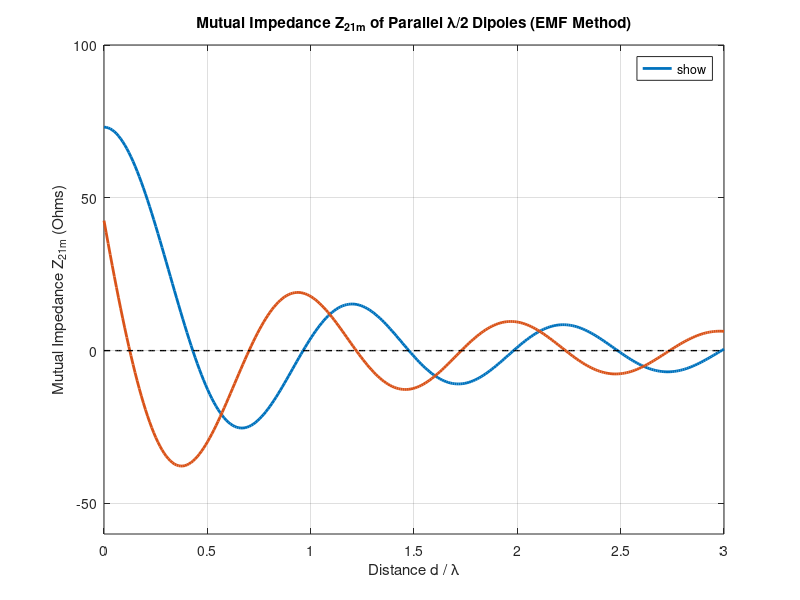

Source code (MATLAB):
%% Antennas and Propagation Project - Nov 2025
% KARATIS DIMITRIOS 10775 
%% 1.4a

clc; close all; clear;   
%% Parameters and Constants
c0 = 3e8;                % Speed of light (m/s)
f = 1e9;                 % Frequency (1 GHz)
lambda = c0 / f;         % Wavelength
h0 = 120 * pi;           % Intrinsic impedance of free space (Ohms)
l = lambda / 2;          % Dipole length (l = lambda/2)
k = 2 * pi / lambda;     % Wave number

%% Define Distance Range (d/lambda)
D_lambda = linspace(0.00001, 3.0, 300); 
d_meters = D_lambda * lambda;        % Convert to meters

%% Calculate Arguments U0, U1, U2
U0 = k .* d_meters;
U1 = k .* (sqrt(d_meters.^2 + l^2) + l);
U2 = k .* (sqrt(d_meters.^2 + l^2) - l);

%% Calculate Sine and Cosine Integral Functions Si(x) and Ci(x)
% Using MATLAB's built-in functions: sinint and cosint
Si_U0 = sinint(U0);
Si_U1 = sinint(U1);
Si_U2 = sinint(U2);

Ci_U0 = cosint(U0);
Ci_U1 = cosint(U1);
Ci_U2 = cosint(U2);

%% Calculate Mutual Impedance Z21m = R21m + jX21m
R21m = (h0 / (4 * pi)) .* (2 * Ci_U0 - Ci_U1 - Ci_U2);
X21m = -(h0 / (4 * pi)) .* (2 * Si_U0 - Si_U1 - Si_U2);

Z21m = R21m + 1i * X21m;

%% Plotting
figure;

% Plotting R21m (Real Part)
plot(D_lambda, R21m, 'LineWidth', 2, 'Color', [0 0.4470 0.7410], 'DisplayName', 'R_{21m} (Real Part)');
hold on;

% Plotting X21m (Imaginary Part)
plot(D_lambda, X21m, 'LineWidth', 2, 'Color', [0.8500 0.3250 0.0980], 'DisplayName', 'X_{21m} (Imaginary Part)');

% --- Adding Dashed Line at Z=0 ---
plot(D_lambda, zeros(size(D_lambda)), 'k--', 'LineWidth', 1, 'DisplayName', 'Z = 0 \Omega Line');

grid on;
title('Mutual Impedance Z_{21m} of Parallel \lambda/2 Dipoles (EMF Method)');
xlabel('Distance d / \lambda');
ylabel('Mutual Impedance Z_{21m} (Ohms)');
legend('show', 'Location', 'NorthEast');
xlim([0 3]);
ylim([-60 100]); 
